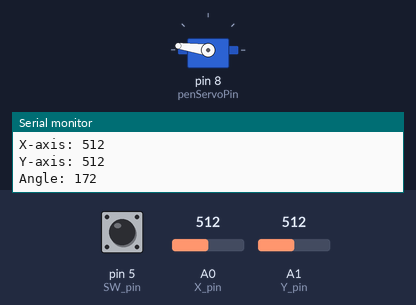
The sketch below on a simulated Arduino Uno, built with avr-gcc and run on an emulated ATmega328P. On the bench: servo, the last lines printed to the serial monitor. The test bench sets the inputs (shaded band); at power-on: A0 (X_pin) = 512, pin 5 (SW_pin) HIGH, A1 (Y_pin) = 512.

Above: at 1.2 s.
1.3 s: A0 (X_pin) set to 716
At 2.0 s:
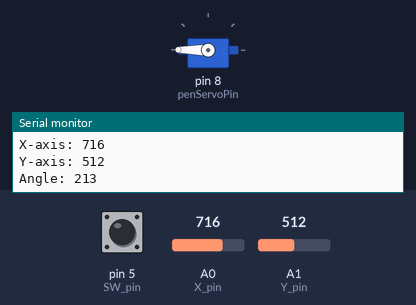
2.8 s: A0 (X_pin) set to 306
At 4.0 s:
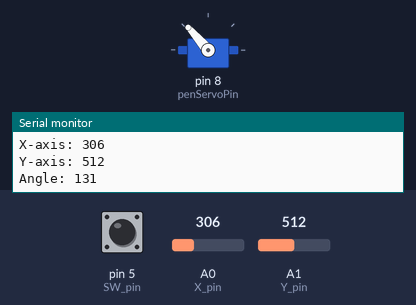
4.3 s: A0 (X_pin) set to 122
At 4.8 s:
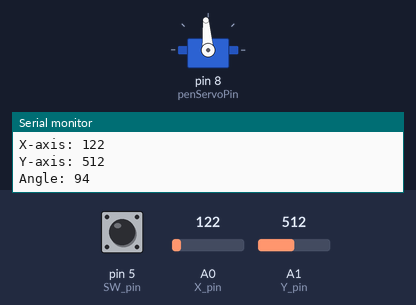
5.9 s: A0 (X_pin) set to 0
At 6.8 s:
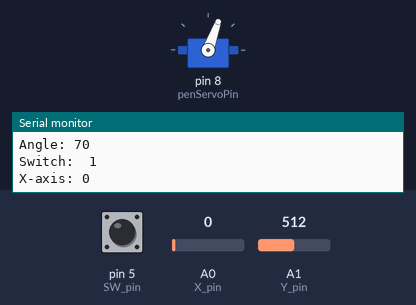
10.4 s: A0 (X_pin) set to 511
At 11.6 s:
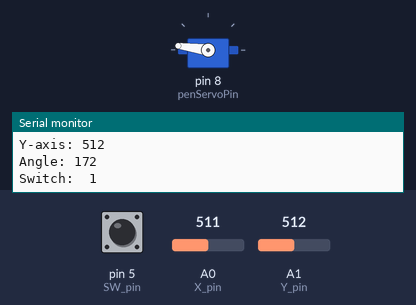
Timing chart, 0 to 13.0 s (numbered marks = the images above; inputs shaded):
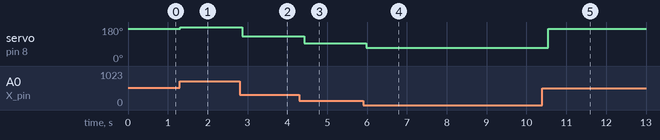

The sketch:

DemoJoystick.ino
```cpp
#include <Servo.h>

const int SW_pin = 5; // digital pin connected to switch output
const int X_pin = 0; // analog pin connected to X output
const int Y_pin = 1; // analog pin connected to Y output

const int penServoPin = 8;
Servo penServo;
int lastAngle = 0;

void setup() {
  pinMode(SW_pin, INPUT);
  digitalWrite(SW_pin, HIGH);
  Serial.begin(9600);

  penServo.attach(penServoPin);
  /*
  delay(1000);
  penServo.write(0);
  delay(1000);
  penServo.write(90);
  delay(1000);
  penServo.write(180);
  delay(1000);
  penServo.write(270);
  */
}

void loop() {

  Serial.print("Switch:  ");
  Serial.print(digitalRead(SW_pin));
  Serial.print("\n");

  Serial.print("X-axis: ");
  int xAxis = analogRead(X_pin);
  Serial.print(xAxis);
  Serial.print("\n");

  Serial.print("Y-axis: ");
  Serial.println(analogRead(Y_pin));
  Serial.print("\n\n");


  int angle = map(xAxis, 0, 900, 0, 180) + 70;
  Serial.print("Angle: ");
  Serial.print(angle);
  Serial.print("\n");

  if (angle != lastAngle)
  {
    lastAngle = angle;

    //penServo.attach(penServoPin);
    //delay(50);
    penServo.write(lastAngle);
    //delay(50);
    //penServo.detach();
    delay(50);
  }
   delay(250);
}
```

Measured:
- after the input at 1.3 s, servo on pin 8 (penServoPin): 172° → 180° at once
- after the input at 2.8 s, servo on pin 8 (penServoPin): 180° → 131° after 0.06 s
- after the input at 4.3 s, servo on pin 8 (penServoPin): 131° → 94° after 0.12 s
- after the input at 5.9 s, servo on pin 8 (penServoPin): 94° → 70° after 0.08 s
- after the input at 10.4 s, servo on pin 8 (penServoPin): 70° → 172° after 0.15 s
